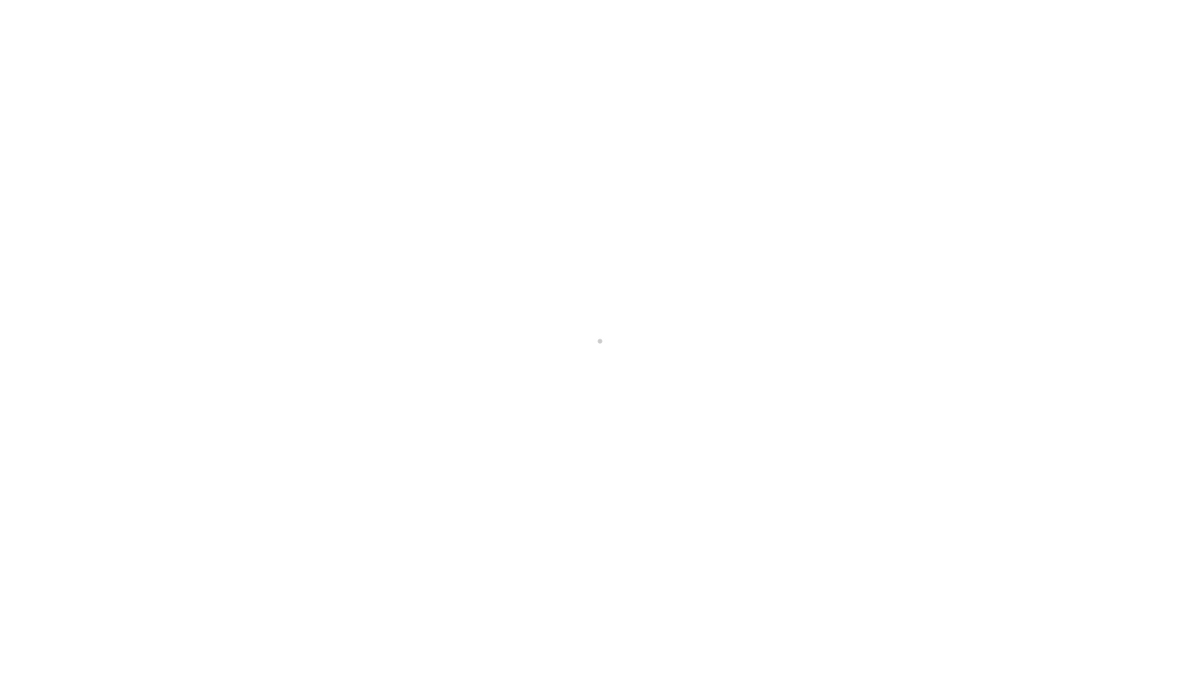
Frame 1 (no input)
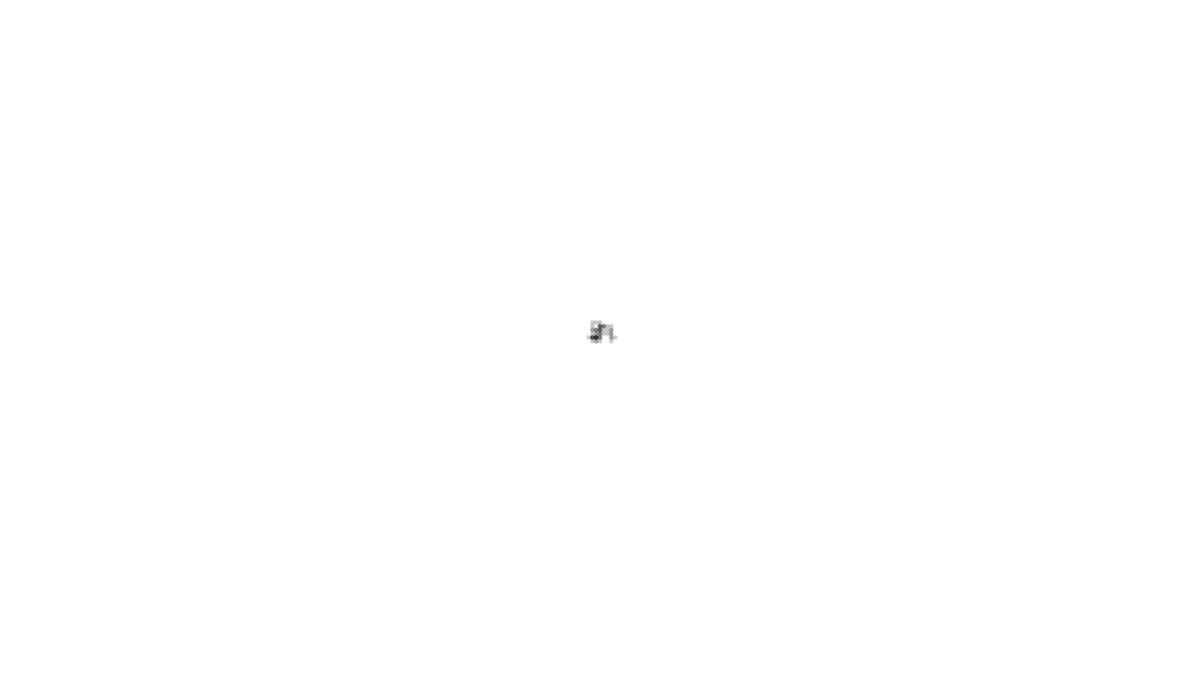
Frame 60 (the mouse pressed at the canvas centre just before this capture)
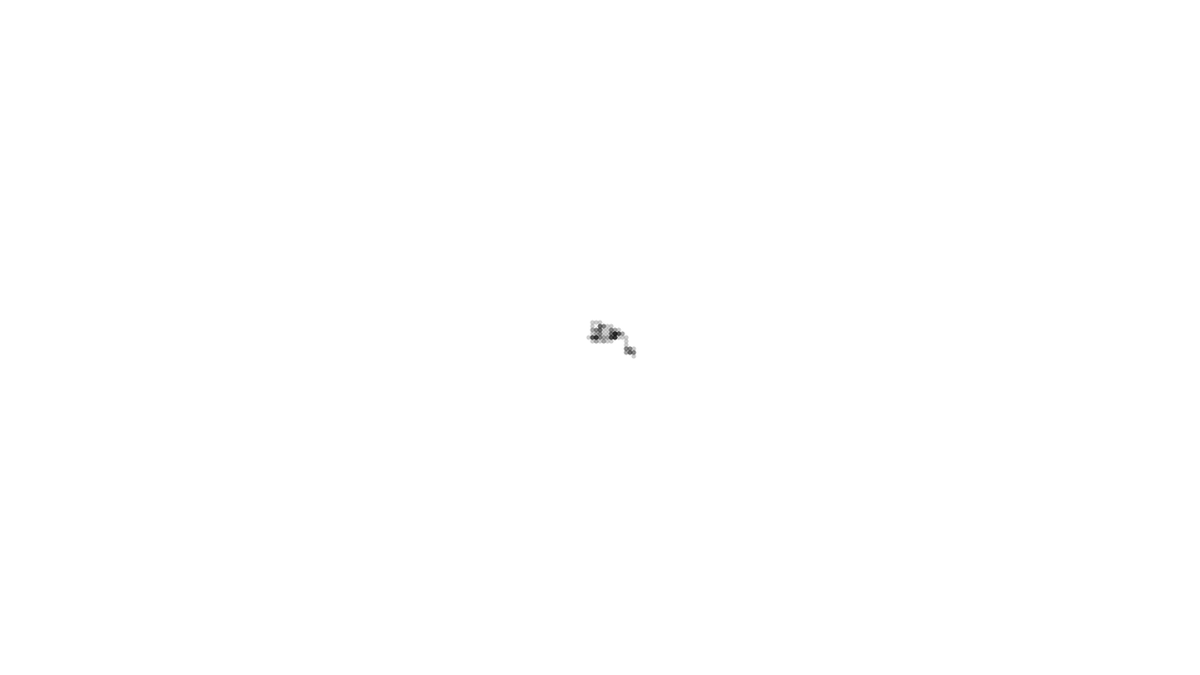
Frame 120 (the mouse held since frame 60 and released just before this capture)

The Processing sketch that drew these frames (run headless with seeded random() and noise(); from frame 60 on, the mouse is pressed at the canvas centre):

// Processing sketch: processing_182217
// ── processing_182217.pde

// The Nature of Code, Introduktion
// Random Walker

class Walker {
  int x;
  int y;
  
  Walker() {
    x = width/2;
    y = height/2;
  }
  
  void display() {
    noStroke();
    fill(0,50);
    ellipse(x,y,5,5);
  }
  
  void step() {
    int choice = int(random(4));
    if (choice == 0) {
      x=x+4;
    } else if (choice == 1) {
      x=x-4;
    } else if (choice == 2) {
      y=y+4;
    } else {
      y=y-4;
    }
  }
}

Walker w;

void setup() {
  size(1280, 720);
  w = new Walker();
  background(255);
}
  
void draw() {
  w.step();
  w.display();
}  
  
  
  
  
